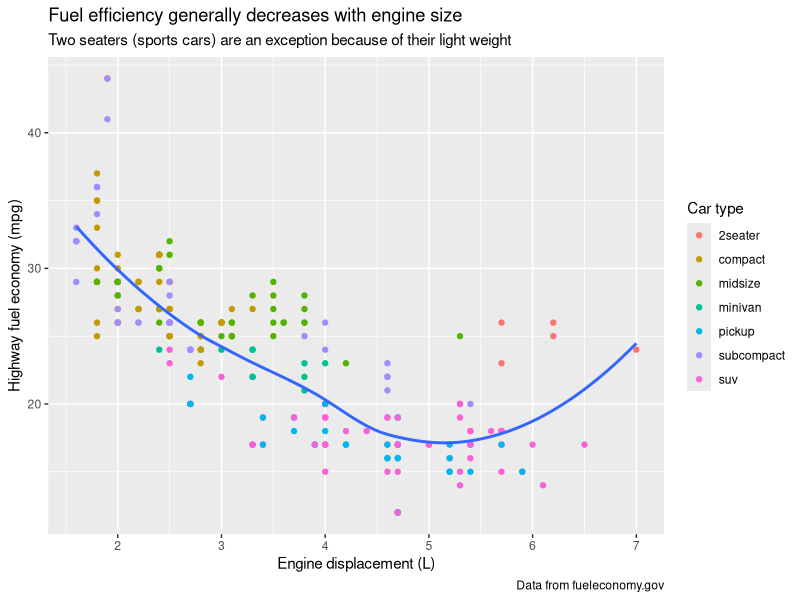
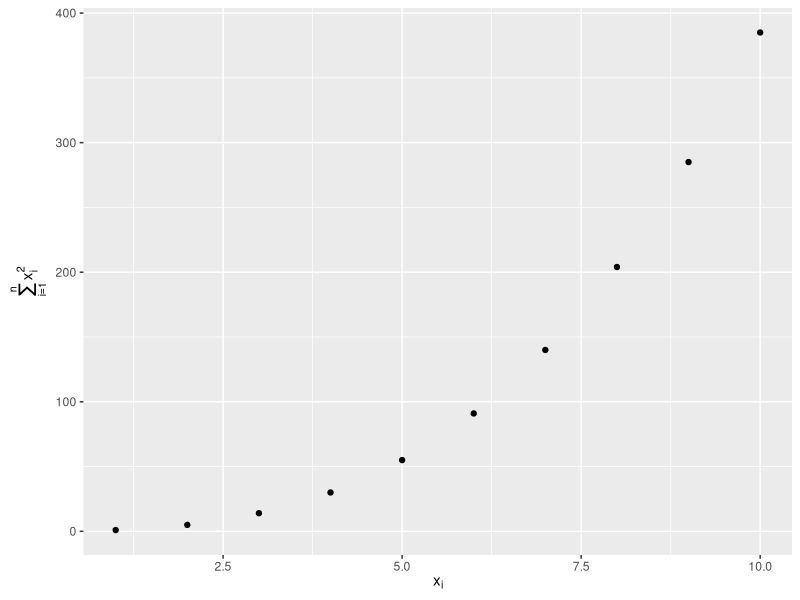
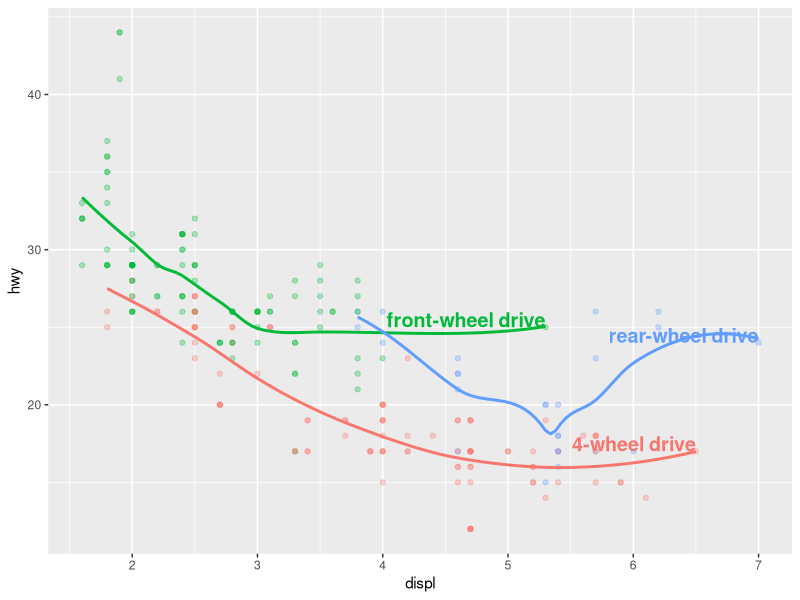
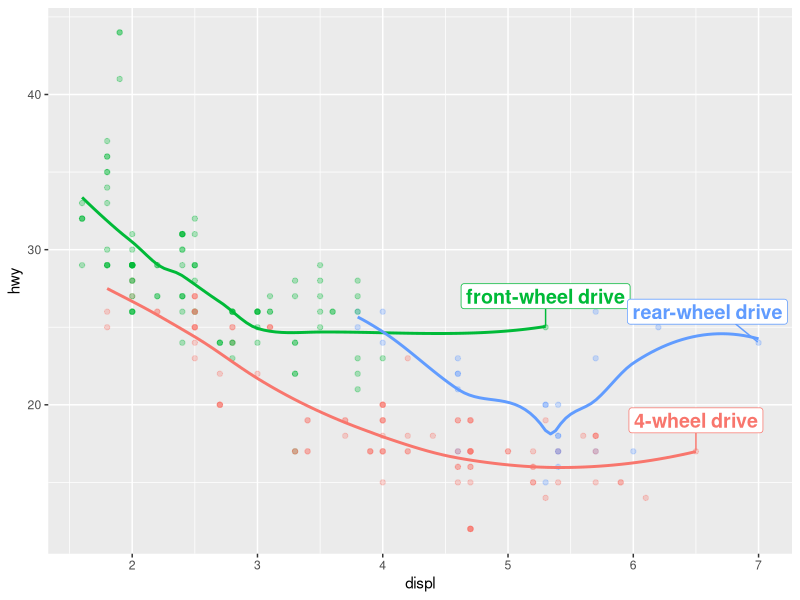
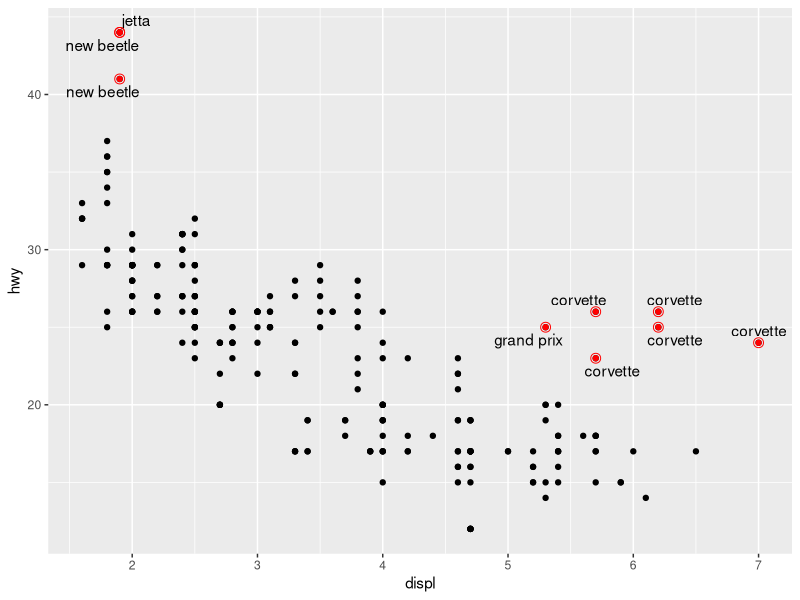
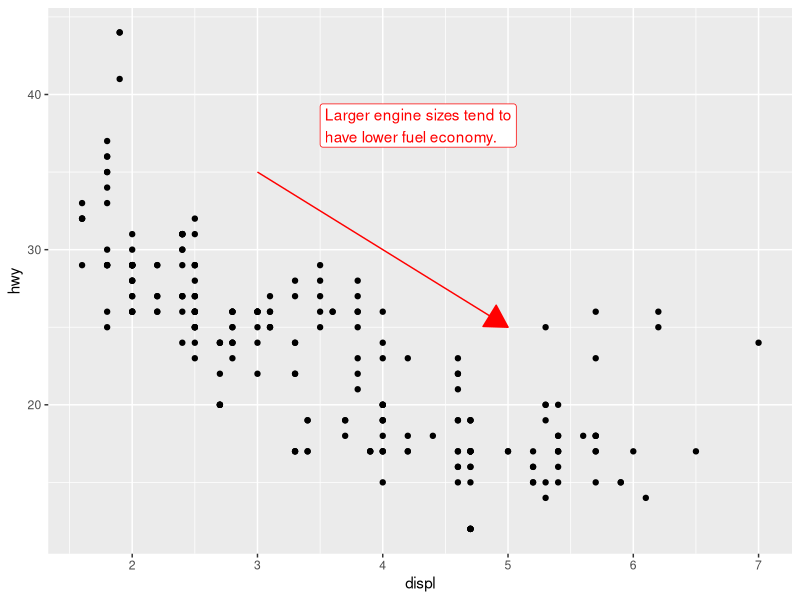
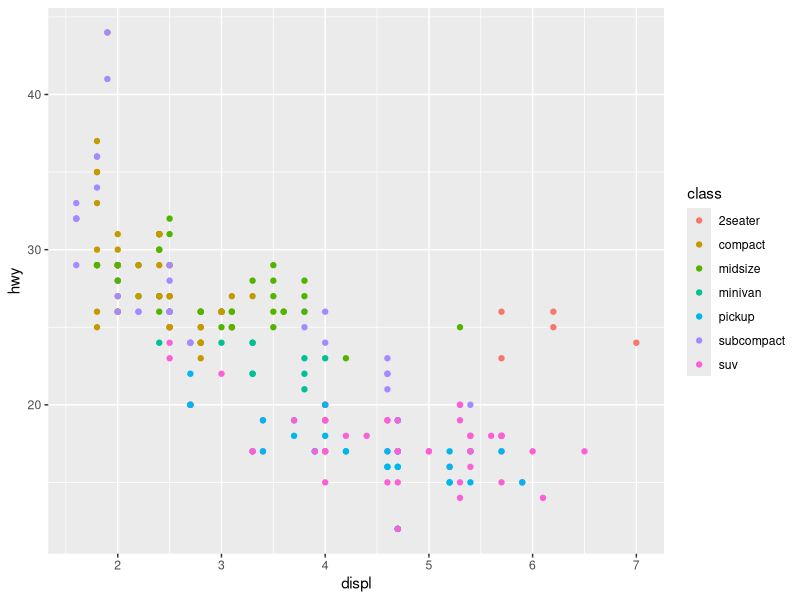
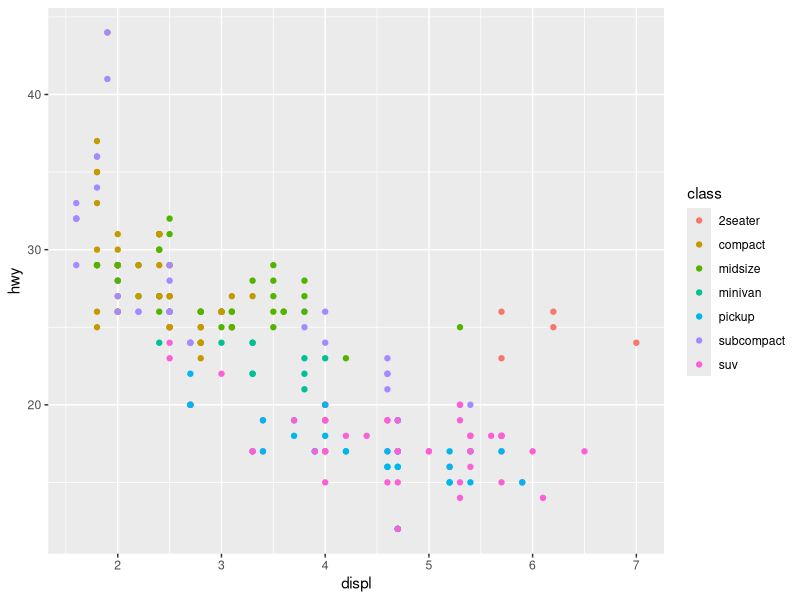

Reproduce these figures in R, in order.
### R for Data Science 
#Second Edition: Chapter 12, Visualize - Communication 

#Restart the console to start fresh! 
#ctrl + shift + F10 

library(tidyverse)


#> In the previous chapter we just created exploratory plots. 
#> In the course of a project you will create a ton of those exploratory plots
#> and most of them will just be thrown out after you get an idea of what is
#> happening with your data. 
#> 
#> Now we will be creating plots to actually communicate what is happening with 
#> our data to other people. 
#> 

#install.packages("scales")
#install.packages("ggrepel")
#install.packages("patchwork")

library(scales)
library(ggrepel)
library(patchwork)


#> Labels ---- 
#> 
#> Easiest place to start by improving your graph is the labels. 
#> 
#> To add labels you can use the lab() function 


ggplot(mpg, aes(x = displ, y = hwy)) +
  geom_point(aes(color = class)) +
  geom_smooth(se = FALSE) +
  labs(
    x = "Engine displacement (L)",
    y = "Highway fuel economy (mpg)",
    color = "Car type",
    title = "Fuel efficiency generally decreases with engine size",
    subtitle = "Two seaters (sports cars) are an exception because of their light weight",
    caption = "Data from fueleconomy.gov"
  )

#> Use the plot title to summarize the main finding! 
#> Use the subtitle if you need to add additional detail or contextualize it 
#> 
#> Caption is often used to describe the source of the data 
#> 
#> If you need a mathematical equation on the axis you can do this: 
#> 
df <- tibble(
  x = 1:10,
  y = cumsum(x^2)
)

ggplot(df, aes(x, y)) +
  geom_point() +
  labs(
    x = quote(x[i]),
    y = quote(sum(x[i] ^ 2, i == 1, n))
  )
#> Read more about the options with this using: 
#> ?plotmath 
#> 

#> Annotations -------
#> 
#> Its often useful to label individual observations or groups of observations 
#> 
#> geom_text is useful for labeling graphs 
#> 
#> First, we create a smaller data frame with the information we need for our
#> annotations 
#> 
label_info <- mpg |>
  group_by(drv) |>
  arrange(desc(displ)) |>
  slice_head(n = 1) |>
  mutate(
    drive_type = case_when(
      drv == "f" ~ "front-wheel drive",
      drv == "r" ~ "rear-wheel drive",
      drv == "4" ~ "4-wheel drive"
    )
  ) |>
  select(displ, hwy, drv, drive_type)

#> Now we use this new data frame to directly label the three groups

ggplot(mpg, aes(x = displ, y = hwy, color = drv)) +
  geom_point(alpha = 0.3) +
  geom_smooth(se = FALSE) +
  geom_text(
    data = label_info, 
    aes(x = displ, y = hwy, label = drive_type),
    fontface = "bold", size = 5, hjust = "right", vjust = "bottom"
  ) +
  theme(legend.position = "none")
#> Notice how we use the whole mpg data frame to create the graph 
#> But, in our annotation labels, we just took one data point to attach the 
#> annotation to. 
#> The only problem is the annotations are not in very great positions so we 
#> can adjust them. 
#> 
ggplot(mpg, aes(x = displ, y = hwy, color = drv)) +
  geom_point(alpha = 0.3) +
  geom_smooth(se = FALSE) +
  geom_label_repel(
    data = label_info, 
    aes(x = displ, y = hwy, label = drive_type),
    fontface = "bold", size = 5, nudge_y = 2,
  ) +
  theme(legend.position = "none")
#> To easily make sure the annotations don't overlap we just use the package
#> ggrepel and the function geom_label_repel() - instead of geom_text() 
#> 
#> You can also use the same idea to highlight certain points on a plot with
#> geom_text_repel() 
#> For example, here we select all the points that are potential outliers. Then we 
#> can change how these points look and label what type of ar they are. 

potential_outliers <- mpg |>
  filter(hwy > 40 | (hwy > 20 & displ > 5))

ggplot(mpg, aes(x = displ, y = hwy)) +
  geom_point() +
  geom_text_repel(data = potential_outliers, aes(label = model)) +
  geom_point(data = potential_outliers, color = "red") +
  geom_point(data = potential_outliers, color = "red", size = 3, shape = "circle open")



#install.packages("ggforce")
library(ggforce)

#> You also have plenty of other options to annotate things in ggplot2 
#> 
#> geom_hline() and geom_vline() add reference lines. 
#>  They often make them thick (linewidth = 2) and white (color = white) and 
#>  draw them underneath the primary data layers. 
#>  
#> geom_rect() to draw a rectangle around points of interest. Boundaries are 
#> defined by aesthetics xmin, xmax, ymin, ymax. 
#> Alternatively, the ggforce package and geom_mark_hull() allows you to annotate
#> subsets of points with hulls 
#> 
#> geom_segment() with the arrow argument to draw attention to a point with an 
#> arrow. Use aesthetics x and y to define the starting location, and xend and
#> yend to define the end location. 
#> 
#> You can also use annotate(). 
#> geoms are generally useful for highlighting a subset of data, while annotate() 
#> is useful for adding one or a few annotation elements to a plot. 
#> 
#> Example of annotate and str_wrap() to automatically add line breaks. 
#> Creating the character string of the annotation we want to add. 
trend_text <- "Larger engine sizes tend to\nhave lower fuel economy." |>
  str_wrap(width = 30) #specifies the number of characters to have on a line 
trend_text

#> Adding two annotations, the trend text and an arrow

ggplot(mpg, aes(x = displ, y = hwy)) +
  geom_point() +
  annotate(
    geom = "label", x = 3.5, y = 38,
    label = trend_text,
    hjust = "left", color = "red"
  ) +
  annotate(
    geom = "segment",
    x = 3, y = 35, xend = 5, yend = 25, color = "red",
    arrow = arrow(type = "closed")
  )


#> Annotations are very powerful for communicating main takeaways of your data! 
#> Use them, you just have to be patient with adjusting their position 
#> 
#> 
#> Scales ----- 
#> 
#> Normally, ggplot2 automatically adds scales for you: 
ggplot(mpg, aes(x = displ, y = hwy)) +
  geom_point(aes(color = class))

#> ggplot automatically adds these things in behind the scenes here: 
ggplot(mpg, aes(x = displ, y = hwy)) +
  geom_point(aes(color = class)) +
  scale_x_continuous() +
  scale_y_continuous() +
  scale_color_discrete()

#> Look at the name of the scales_ 
#> 
#> The default scales are named according to the type of variable they align with:
#> continuous, discrete, datetime, or date. 
#> scale_x_continuous() puts the numeric values from displ on a continuous 
#> number line on the x-axis. 
#> scale_color_discrete() chooses colors for each of the class of car, etc. 
#> 
#> There are a lot of non-default scales to consider! 
#> Although, the default scales do a good job the majority of the time.  
#> 
#> Sometimes though, you will want to change the parameters of the scale, 
#> changing the default breaks on the axes or the key labels on the legend 
#> Or you might want to replace the scale altogether, and use a different 
#> algorithm. 
#> 
#> Axis ticks and legend keys 
#> Collectively, these are called guides 
#> Axes are used for x and y aesthetics 
#> legends are used for everything else 
#> 
#> Two primary arguments that affect the appearance of the ticks on the axes and
#> the keys on the legend: breaks and labels 
#> breaks controls the position of the ticks, or the values associated with the keys 
#> labels controls the text label associated with each key/tick. 

ggplot(mpg, aes(x = displ, y = hwy, color = drv)) +
  geom_point() +
  scale_y_continuous(breaks = seq(15, 40, by = 5)) 
#Here we changed the y-axis to have breaks of 5, starting at 15 and going to 40 

#> You can use labels in the same way (a character vector of the same length as
#> breaks), but you can also set it to null to supress the labels altogehter. 
#> 
ggplot(mpg, aes(x = displ, y = hwy, color = drv)) +
  geom_point() +
  scale_x_continuous(labels = NULL) +
  scale_y_continuous(labels = NULL) +
  scale_color_discrete(labels = c("4" = "4-wheel", "f" = "front", "r" = "rear"))
#> You can also use breaks and labels to control the appearance of legends for
#> discrete scales for categorical variables. 
#> labels can be a named list (shown above) of the existing levels names and 
#> desired labels for them. 
#> 
#> labels is also useful for changing the axis to a currency or percent format 

#> Two different dollar examples 
ggplot(diamonds, aes(x = price, y = cut)) +
  geom_boxplot(alpha = 0.05) +
  scale_x_continuous(labels = label_dollar())

ggplot(diamonds, aes(x = price, y = cut)) +
  geom_boxplot(alpha = 0.05) +
  scale_x_continuous(
    labels = label_dollar(scale = 1/1000, suffix = "K"), 
    breaks = seq(1000, 19000, by = 6000)
  )

#> percent example s
#> 
ggplot(diamonds, aes(x = cut, fill = clarity)) +
  geom_bar(position = "fill") +
  scale_y_continuous(name = "Percentage", labels = label_percent())

#Another use for breaks is when you have relatively few data points and you 
#> want to highlight exactly where the observations occur. 
#> The below graph shows the year that presidents started and ended their terms

presidential |>
  mutate(id = 33 + row_number()) |>
  ggplot(aes(x = start, y = id)) +
  geom_point() +
  geom_segment(aes(xend = end, yend = id)) +
  scale_x_date(name = NULL, breaks = presidential$start, date_labels = "'%y")
#> Note that for the breaks argument we pulled out the start variable as a 
#> vector with presidential$start because we can't do an aesthetic mapping for 
#> this argument. 
#> Also note that the specification of breaks and labels for data and datetime 
#> scales is a little different:
#> date_labels takes a format specification, the same form as parse_datetime() 
#> date_breaks (not shown here), takes a string like "2 days" or "1 month" 
#> 
#> Legend layout 
#> 
#> To control the overall position of the legend, you need to use a theme() 
#> setting. The theme() elements control the non-data parts of the plot. 
#> The theme setting legend.position controls where the legend is drawn: 
base <- ggplot(mpg, aes(x = displ, y = hwy)) +
  geom_point(aes(color = class))

#>different variations of the legend position for the base graph
base + theme(legend.position = "right") # the default
base + theme(legend.position = "left")
base + 
  theme(legend.position = "top") +
  guides(col = guide_legend(nrow = 3))
base + 
  theme(legend.position = "bottom") +
  guides(col = guide_legend(nrow = 3))

#> If your graph is short and wide, place the legend at the top or bottom. 
#> Vice versa for tall and narrow graphs. 
#> 
#> To control the display of individual legends, use guides() along with 
#> guide_legend() or guide_colorbar() 
#> 
#> Below shows how to control the number of rows the legend uses with nrow 
#> and overriding one of the aesthetics to make the points bigger. 

ggplot(mpg, aes(x = displ, y = hwy)) +
  geom_point(aes(color = class)) +
  geom_smooth(se = FALSE) +
  theme(legend.position = "bottom") +
  guides(color = guide_legend(nrow = 2, override.aes = list(size = 4)))
#> Note that the name of the argument in guides() matches the name of the 
#> aesthetic, just like in labs() 
#> 
#> Replacing a scale 
#> 
#> Two types of scales you're most likely to want to switch out: continuous 
#> position scales and color scales. 
#> 
#> Its very useful to plot transformations of your variable. It's easier to see
#> the precise relationship between carat and price if we log transform them 
#> 
#> Regular graph and then the log transformed graph. 
ggplot(diamonds, aes(x = carat, y = price)) +
  geom_bin2d()

ggplot(diamonds, aes(x = log10(carat), y = log10(price))) +
  geom_bin2d()
#The disadvantage of this scale is that the axes are now labelled with the 
#> transformed values, making it hard to interpret the plot. 
#> 
#> Insteaad of doing the log transform in the aesthetic, we can instead do it 
#> it with scale_x_log10() and scale_y_log10()!
ggplot(diamonds, aes(x = carat, y = price)) +
  geom_bin2d() + 
  scale_x_log10() + 
  scale_y_log10()
#Easier to do this than to change the ticks and labels after the fact. 

#> Another thing to consider is the color of your graph for colorblind people 
#> scale_color_brewer is a function that you can use in addition to setting the 
#> color in geom_point. 
#> Normal graph and then the graph with color blind interpretative colors. 
ggplot(mpg, aes(x = displ, y = hwy)) +
  geom_point(aes(color = drv))

ggplot(mpg, aes(x = displ, y = hwy)) +
  geom_point(aes(color = drv)) +
  scale_color_brewer(palette = "Set1")

#> Optionally, you can also change the shape of the points by the same variable
#> as you did with color to make the information even more accessible. 
ggplot(mpg, aes(x = displ, y = hwy)) +
  geom_point(aes(color = drv, shape = drv)) +
  scale_color_brewer(palette = "Set1")


#> When you have a predefined mapping between values and colors, use
#> scale_color_manual() 
#> For example, if we want to map political parties we would want to use red
#> and blue. You can use hex color codes to do this. 
#> 
presidential |>
  mutate(id = 33 + row_number()) |>
  ggplot(aes(x = start, y = id, color = party)) +
  geom_point() +
  geom_segment(aes(xend = end, yend = id)) +
  scale_color_manual(values = c(Republican = "#E81B23", Democratic = "#00AEF3"))


#> For continuous color, you can use the built in scale_color_gradient() or
#> scale_fill_gradient(). If you have a diverging scale, you can use 
#> scale_color_gradient2(). That allows you to give, for example, positive and
#> negative values different colors. Sometime useful to distinguish between 
#> points above or below the mean. 
#> Another option is to use viridis color scales. These are carefully tailored
#> continuous color scales for people with color blindness. 
#>Some examples of that: 
df <- tibble(
  x = rnorm(10000),
  y = rnorm(10000)
)

ggplot(df, aes(x, y)) +
  geom_hex() +
  coord_fixed() +
  labs(title = "Default, continuous", x = NULL, y = NULL)

ggplot(df, aes(x, y)) +
  geom_hex() +
  coord_fixed() +
  scale_fill_viridis_c() +  #for continuous variables 
  labs(title = "Viridis, continuous", x = NULL, y = NULL)

ggplot(df, aes(x, y)) +
  geom_hex() +
  coord_fixed() +
  scale_fill_viridis_b() + #for binned variables 
  labs(title = "Viridis, binned", x = NULL, y = NULL)
    

#Zooming 
#> Three ways to control the plot limits: 
#> Adjusting what data are plotted 
#> Setting the limits in each scale 
#> Setting xlim and ylim in coord_cartesian() 
#> 
#> The  normal plot with all of the data
ggplot(mpg, aes(x = displ, y = hwy)) +
  geom_point(aes(color = drv)) +
  geom_smooth()

#> Using filter to subset the data and limit the axis's 
mpg |>
  filter(displ >= 5 & displ <= 6 & hwy >= 10 & hwy <= 25) |>
  ggplot(aes(x = displ, y = hwy)) +
  geom_point(aes(color = drv)) +
  geom_smooth()

# Here we used scale_ to set the limits
ggplot(mpg, aes(x = displ, y = hwy)) +
  geom_point(aes(color = drv)) +
  geom_smooth() +
  scale_x_continuous(limits = c(5, 6)) +
  scale_y_continuous(limits = c(10, 25))
#> This is equivalent to sub-setting the data 
#> When you subset the data, it changes how the scale looks because it is 
#> now not including all of your data! 
#> Its best to not subset data or use scale_ to zoom (unless you have very valid
#> reasons to do so)


# Here we just used coord_cartesian to zoom in 
ggplot(mpg, aes(x = displ, y = hwy)) +
  geom_point(aes(color = drv)) +
  geom_smooth() +
  coord_cartesian(xlim = c(5, 6), ylim = c(10, 25))
#> Its best to use coord_cartesian to zoom in because it still includes all of 
#> the data you can't see and then provides an accurate picture of things, just
#> actually zoomed in. 
#> 
#> On the other hand, setting the limits is fine if you are expanding the range
#> of the graph to make sure different things match. 
#> 
suv <- mpg |> filter(class == "suv")
compact <- mpg |> filter(class == "compact")

# 
ggplot(suv, aes(x = displ, y = hwy, color = drv)) +
  geom_point()

# This plot has different axis's based upon the subset of compact cars. 
ggplot(compact, aes(x = displ, y = hwy, color = drv)) +
  geom_point()
#> One way to overcome the problem of different axis's for groups is to share
#> scales across multiple plots. 
#> We can do this by specifying some variables with the full range of values for
#> all of the data

x_scale <- scale_x_continuous(limits = range(mpg$displ))
y_scale <- scale_y_continuous(limits = range(mpg$hwy))
col_scale <- scale_color_discrete(limits = unique(mpg$drv))

# suv's 
ggplot(suv, aes(x = displ, y = hwy, color = drv)) +
  geom_point() +
  x_scale +
  y_scale +
  col_scale

# compact cars 
ggplot(compact, aes(x = displ, y = hwy, color = drv)) +
  geom_point() +
  x_scale +
  y_scale +
  col_scale

#> In this particular case you could have just used faceting. But this can be 
#> useful if you want to spread graphs out over multiple pages of a report. 
#> 
#> Themes ----- 
#> These are used to edit the non-data parts of your plot
#> 
ggplot(mpg, aes(x = displ, y = hwy)) +
  geom_point(aes(color = class)) +
  geom_smooth(se = FALSE) +
  theme_bw()

#You can customize just about anything under themes. 
#> Note that customization of the legend box and plot title elements of the 
#> theme are done with element_() functions. 
#> These functions specify the styling of non-data components 
#> For example, the title text is bolded in the face argument of element_text() 
#> and the legend border color is defined in the color argument of element_rect()
#> Some examples: 
#> 
ggplot(mpg, aes(x = displ, y = hwy, color = drv)) +
  geom_point() +
  labs(
    title = "Larger engine sizes tend to have lower fuel economy",
    caption = "Source: https://fueleconomy.gov."
  ) +
  theme(
    legend.position = c(0.6, 0.7),
    legend.direction = "horizontal",
    legend.box.background = element_rect(color = "black"),
    plot.title = element_text(face = "bold"),
    plot.title.position = "plot",
    plot.caption.position = "plot", #"plot" indicates that these elements are aligned to the entire plot area. 
    plot.caption = element_text(hjust = 0)
  )

#> The ggplot2 book is a great resource for full details on theming. 
#> 
#> Layout ----- 
#> 
#> What if you have multiple plots that you want to layout in a certain way? 
#> 
#> To place two plots next to each other you can simply add them to each other. 
#> You first need to create them and save them as objects. 
#> 
p1 <- ggplot(mpg, aes(x = displ, y = hwy)) + 
  geom_point() + 
  labs(title = "Plot 1")
p2 <- ggplot(mpg, aes(x = drv, y = hwy)) + 
  geom_boxplot() + 
  labs(title = "Plot 2")
p1 + p2

# A more advanced plot layout. 
#> Put plots 1 and 3 next to each other and plot 2 on the next line
p3 <- ggplot(mpg, aes(x = cty, y = hwy)) + 
  geom_point() + 
  labs(title = "Plot 3")
(p1 | p3) / p2


#> In addition, patchwork allows you to collect legends from multiple plots
#> into one common legend, and then you can customize that legend. 
#> Example of doing this with 5 plots: 

p1 <- ggplot(mpg, aes(x = drv, y = cty, color = drv)) + 
  geom_boxplot(show.legend = FALSE) + 
  labs(title = "Plot 1")

p2 <- ggplot(mpg, aes(x = drv, y = hwy, color = drv)) + 
  geom_boxplot(show.legend = FALSE) + 
  labs(title = "Plot 2")

p3 <- ggplot(mpg, aes(x = cty, color = drv, fill = drv)) + 
  geom_density(alpha = 0.5) + 
  labs(title = "Plot 3")

p4 <- ggplot(mpg, aes(x = hwy, color = drv, fill = drv)) + 
  geom_density(alpha = 0.5) + 
  labs(title = "Plot 4")

p5 <- ggplot(mpg, aes(x = cty, y = hwy, color = drv)) + 
  geom_point(show.legend = FALSE) + 
  facet_wrap(~drv) +
  labs(title = "Plot 5")

#> Here is where we setup the plot layout and customize it! 
(guide_area() / (p1 + p2) / (p3 + p4) / p5) +
  plot_annotation(
    title = "City and highway mileage for cars with different drive trains",
    caption = "Source: https://fueleconomy.gov."
  ) +
  plot_layout(
    guides = "collect",
    heights = c(1, 3, 2, 4) #> guide has height of 1, box plots 3, density plots 2, and scatter plots 4
  ) &
  theme(legend.position = "top")

